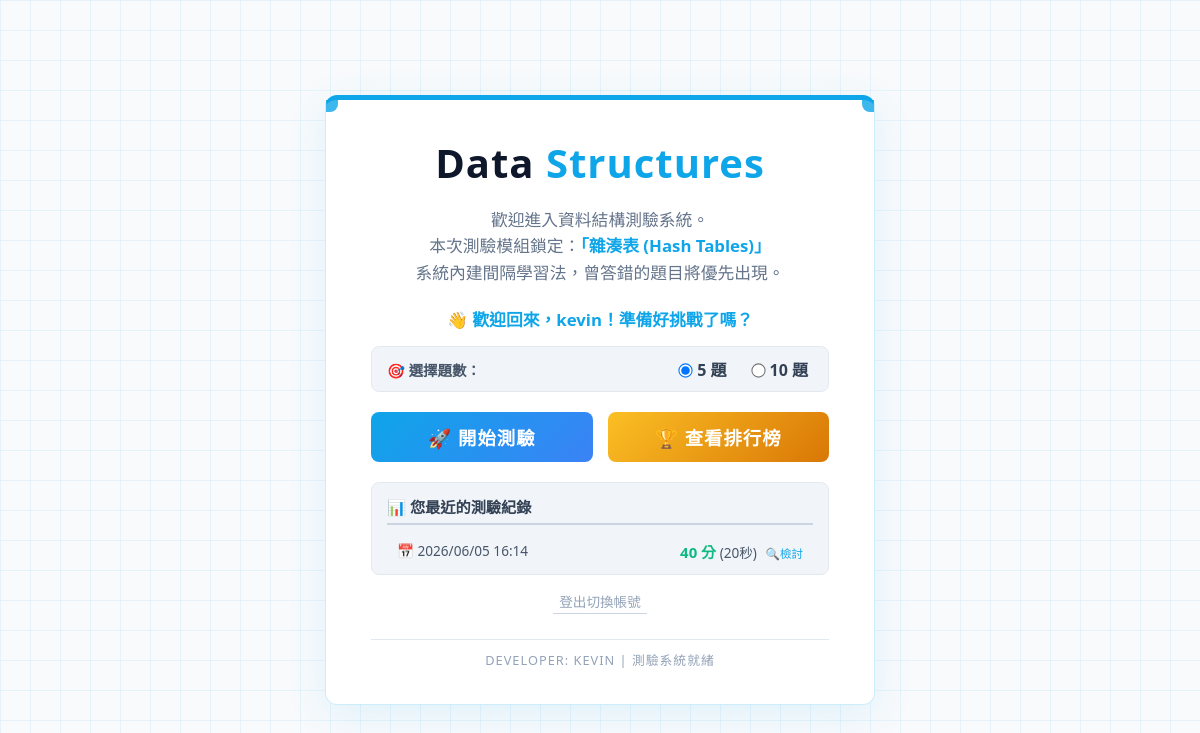
The app's page / (signed in), older data.
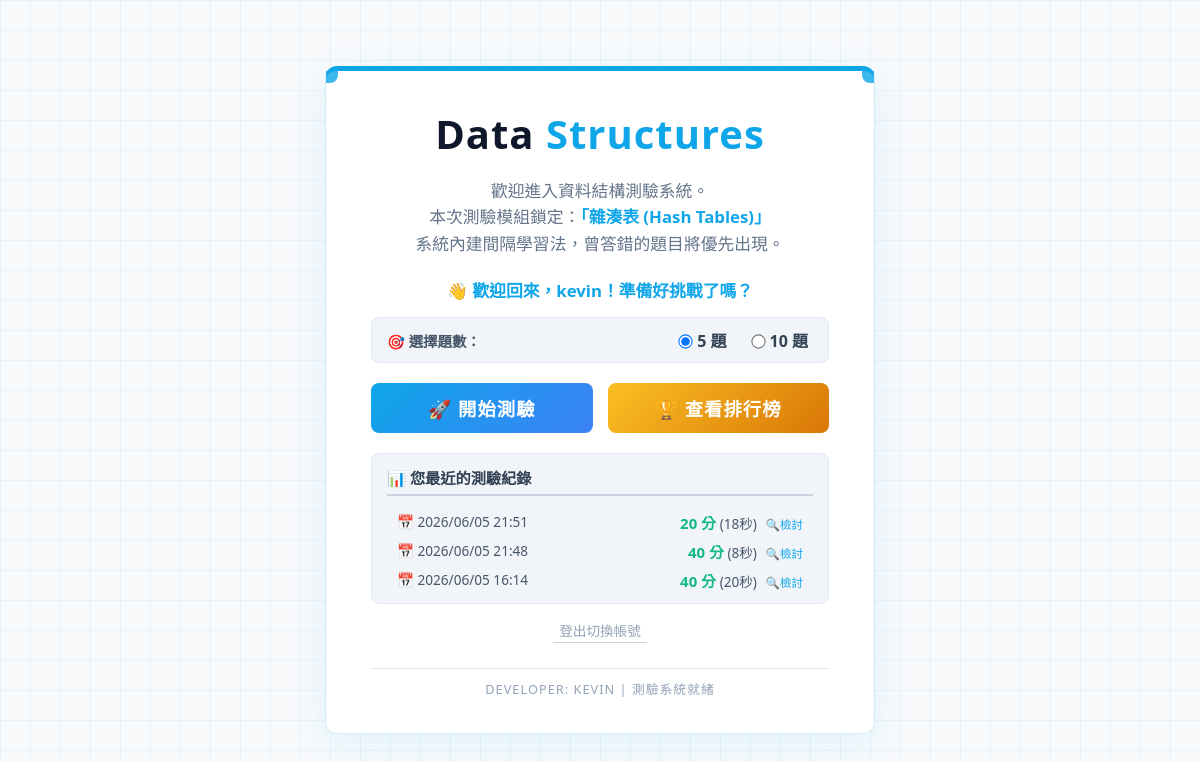
The same page, newer data.
### quiz/models.py (models this page shows, shortened)
class QuizRecord(models.Model):
    user = models.ForeignKey(User, on_delete=models.CASCADE, null=True, blank=True)
    duration_seconds = models.IntegerField("作答時間(秒)")
    score = models.IntegerField("分數", default=0)
    wrong_questions = models.ManyToManyField(Question, blank=True, verbose_name="答錯的題目")
    created_at = models.DateTimeField("測驗時間", auto_now_add=True)

### quiz/views.py (the view, shortened to what this page needs)
# urls.py: path('', views.home, name='home'),
def home(request):
    error_message = None
    user_records = []
    if request.user.is_authenticated:
        user_records = QuizRecord.objects.filter(user=request.user).order_by('-created_at')[:3]
    return render(request, 'quiz/home.html', {
        'error_message': error_message,
        'user_records': user_records
    })

### quiz/templates/quiz/home.html (shortened to what this page needs)
<!DOCTYPE html>
<html lang="zh-TW">
<head>
</head>
<body>
    <div class="hero-card">
        <div class="corner top-left"></div>
        <div class="corner top-right"></div>
        <h1>Data <span>Structures</span></h1>
        <p>
            歡迎進入資料結構測驗系統。<br>
            本次測驗模組鎖定：<strong>「雜湊表 (Hash Tables)」</strong><br>
            系統內建間隔學習法，曾答錯的題目將優先出現。
        </p>
        {% if user.is_authenticated %}
            <div style="margin-bottom: 15px; color: #0ea5e9; font-weight: bold; font-size: 1.05em;">
                👋 歡迎回來，{{ user.username }}！準備好挑戰了嗎？
            </div>
            <form method="POST" action="{% url 'start_quiz' %}">
                <div class="options-group">
                    <div style="color: #475569; font-size: 0.9em; font-weight: bold;">🎯 選擇題數：</div>
                    <div style="display: flex;">
                        <label><input type="radio" name="num_questions" value="5" checked> 5 題</label>
                        <label style="margin-left: 15px;"><input type="radio" name="num_questions" value="10"> 10 題</label>
                    </div>
                </div>
                <div class="action-buttons">
                    <button type="submit" class="btn-start">🚀 開始測驗</button>
                    <a href="{% url 'leaderboard' %}" class="btn-leaderboard">🏆 查看排行榜</a>
                </div>
            </form>
            <div class="history-section">
                <div class="history-title">📊 您最近的測驗紀錄</div>
                {% if user_records %}
                    {% for record in user_records %}
                    <a href="{% url 'record_detail' record.id %}" class="history-link">
                        <div class="history-item">
                            <span>📅 {{ record.created_at|date:"Y/m/d H:i" }}</span>
                            <span>
                                <span class="history-score">{{ record.score }} 分</span> ({{ record.duration_seconds }}秒)
                                <span style="font-size: 0.85em; color: #0ea5e9; margin-left: 5px;">🔍檢討</span>
                            </span>
                        </div>
                    </a>
                    {% endfor %}
                {% else %}
                    <div class="history-item" style="justify-content: center; color: #94a3b8; border: none; padding-bottom: 8px;">
                        尚未有作答紀錄，趕快開始第一次測驗吧！
                    </div>
                {% endif %}
            </div>
            <div style="margin-top: 15px;">
                <form method="post" action="{% url 'logout' %}">
                    <button type="submit" style="background: none; border: none; color: #94a3b8; font-size: 0.85em; text-decoration: none; border-bottom: 1px solid #cbd5e1; padding-bottom: 2px; cursor: pointer;">登出切換帳號</button>
                </form>
            </div>
        {% endif %}
        <div class="footer">
            DEVELOPER: KEVIN | 測驗系統就緒
        </div>
    </div>
</body>
</html>

### quiz/templates/quiz/home.html (style rules this page uses)
body { font-family: "Microsoft JhengHei", "Segoe UI", sans-serif; background-color: #f8fafc; background-image: linear-gradient(rgba(14, 165, 233, 0.08) 1px, transparent 1px), linear-gradient(90deg, rgba(14, 165, 233, 0.08) 1px, transparent 1px); background-size: 30px 30px; height: 100vh; margin: 0; display: flex; justify-content: center; align-items: center; color: #334155; text-align: center; }
.hero-card { background: rgba(255, 255, 255, 0.95); backdrop-filter: blur(10px); padding: 35px 45px; border-radius: 12px; border: 1px solid rgba(14, 165, 233, 0.2); border-top: 5px solid #0ea5e9; box-shadow: 0 10px 40px rgba(14, 165, 233, 0.1); max-width: 550px; width: 100%; position: relative; box-sizing: border-box; }
h1 { font-size: 2.5em; margin-top: 0; margin-bottom: 10px; color: #0f172a; font-weight: 900; letter-spacing: 1px; }
h1 span { color: #0ea5e9; }
p { font-size: 1.05em; margin-bottom: 20px; line-height: 1.6; color: #64748b; }
p strong { color: #0ea5e9; font-weight: bold; }
.btn-start { background: linear-gradient(135deg, #0ea5e9 0%, #3b82f6 100%); color: #ffffff; padding: 12px 0; border: none; border-radius: 8px; font-weight: bold; font-size: 1.15em; letter-spacing: 1px; cursor: pointer; transition: all 0.3s ease; width: 100%; box-sizing: border-box; }
.btn-leaderboard { background: linear-gradient(135deg, #fbbf24 0%, #d97706 100%); color: #ffffff; padding: 12px 0; border: none; border-radius: 8px; font-weight: bold; font-size: 1.15em; letter-spacing: 1px; cursor: pointer; transition: all 0.3s ease; width: 100%; text-decoration: none; box-sizing: border-box; display: inline-block; }
.action-buttons { display: flex; gap: 15px; margin-bottom: 10px; }
.history-section { background: #f1f5f9; padding: 12px 15px; border-radius: 8px; margin-top: 20px; text-align: left; border: 1px solid #e2e8f0; }
.history-title { font-weight: bold; color: #334155; margin-bottom: 8px; font-size: 0.95em; border-bottom: 2px solid #cbd5e1; padding-bottom: 6px; }
.history-link { text-decoration: none; color: inherit; display: block; }
.history-item { font-size: 0.85em; color: #475569; padding: 8px 10px; border-bottom: 1px dashed #cbd5e1; display: flex; justify-content: space-between; transition: all 0.2s ease; }
.history-item:last-child { border-bottom: none; padding-bottom: 0; }
.history-score { font-weight: bold; color: #10b981; font-size: 1.1em; }
.footer { margin-top: 25px; font-size: 0.8em; color: #94a3b8; border-top: 1px solid #e2e8f0; padding-top: 10px; letter-spacing: 1px; }
.corner { position: absolute; width: 12px; height: 12px; background-color: #0ea5e9; opacity: 0.8; }
.top-left { top: 0; left: 0; border-bottom-right-radius: 8px; }
.top-right { top: 0; right: 0; border-bottom-left-radius: 8px; }
.options-group { background: #f1f5f9; padding: 10px 15px; border-radius: 8px; margin-bottom: 20px; display: flex; align-items: center; justify-content: space-between; border: 1px solid #e2e8f0; }
.options-group label { margin: 0 5px; font-size: 1em; cursor: pointer; font-weight: bold; color: #334155; display: flex; align-items: center; }
.options-group input[type="radio"] { transform: scale(1.1); margin-right: 5px; }

Row changes from the older to the newer data that the page shows:
added QuizRecord: created_at "2026/06/05 21:51", score "20", duration_seconds "18"
added QuizRecord: created_at "2026/06/05 21:48", score "40", duration_seconds "8"
